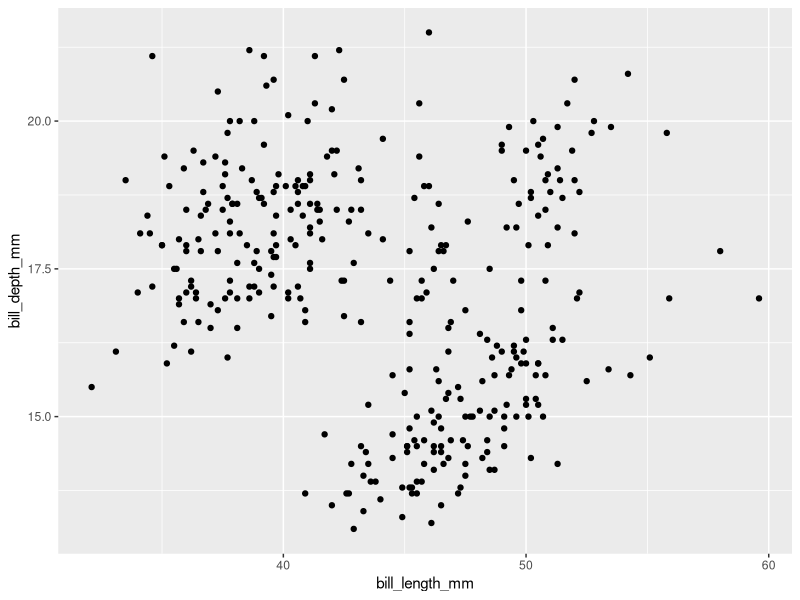
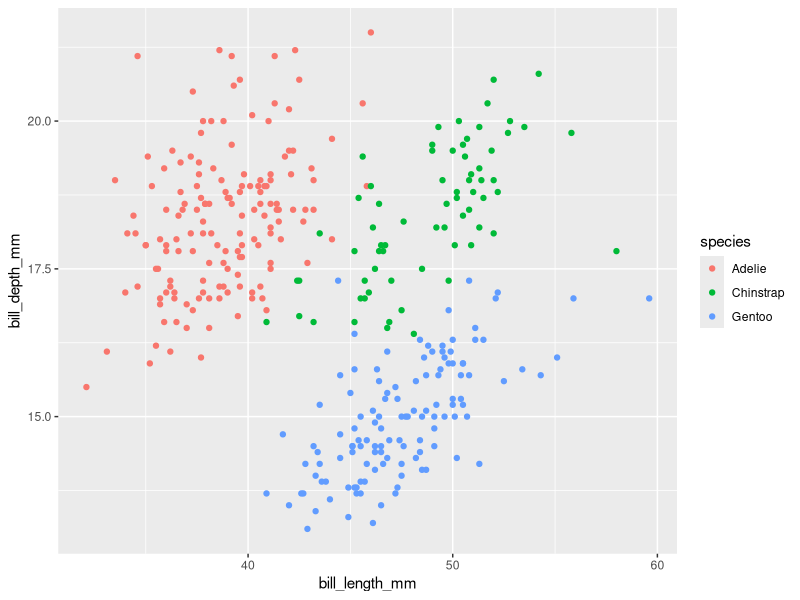
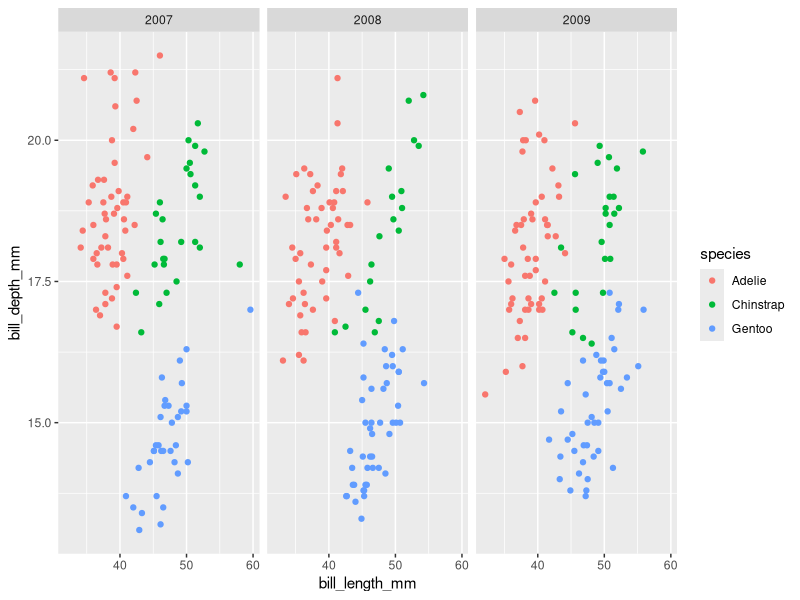
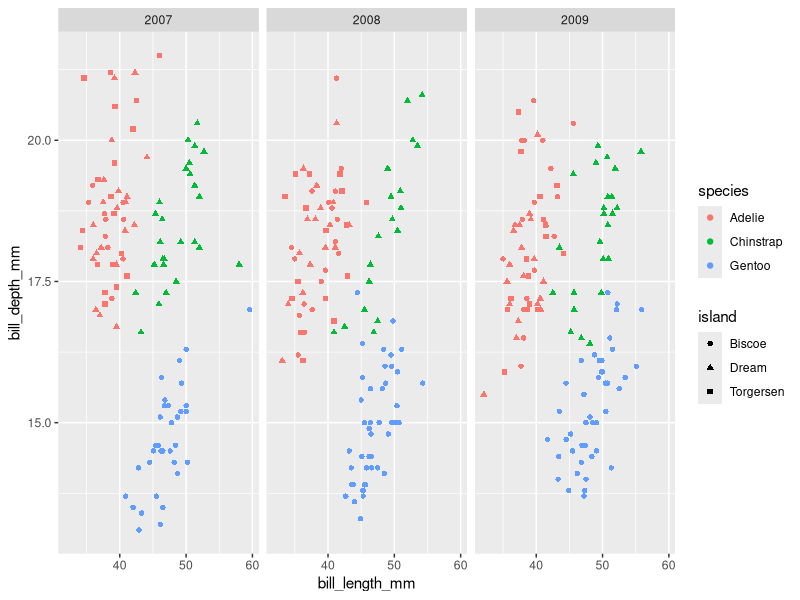

Recreate these plots in R, in order.
## ---- chunk 1
library(ggplot2)
library(palmerpenguins)
data(penguins)
head(penguins)
## ---- chunk 2
ggplot(penguins, aes(x = bill_length_mm, y = bill_depth_mm)) +
  geom_point()
## ---- chunk 3
ggplot(penguins, aes(x = bill_length_mm, y = bill_depth_mm,
                     color = species)) +
  geom_point()
## ---- chunk 4
ggplot(penguins, aes(x = bill_length_mm, y = bill_depth_mm,
                     color = species)) +
  geom_point() +
  facet_grid(~year)
## ---- chunk 5
ggplot(penguins, aes(x = bill_length_mm, y = bill_depth_mm,
                     color = species, shape = island)) +
  geom_point() +
  facet_grid(~year)
